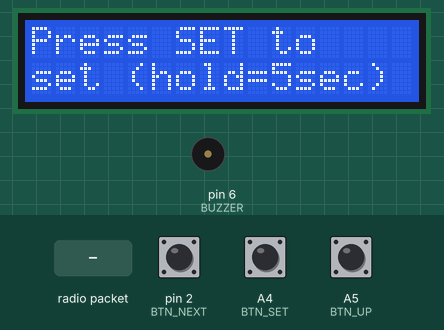
The sketch below on a simulated Arduino Uno, built with avr-gcc and run on an emulated ATmega328P. On the bench: 16×2 character LCD, buzzer (waves = sounding). The test bench sets the inputs (shaded band); at power-on: A4 (BTN_SET) HIGH, pin 2 (BTN_NEXT) HIGH, A5 (BTN_UP) HIGH. No radio packets arrive unless stated.

Above: at 2.2 s.
2.3 s: A4 (BTN_SET) pulled LOW for 3.2 s
At 6.3 s:
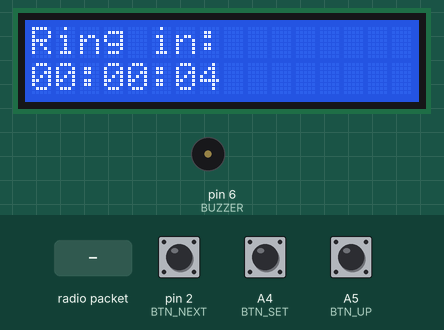
8.5 s: A4 (BTN_SET) pulled LOW for 0.15 s
At 9.5 s:
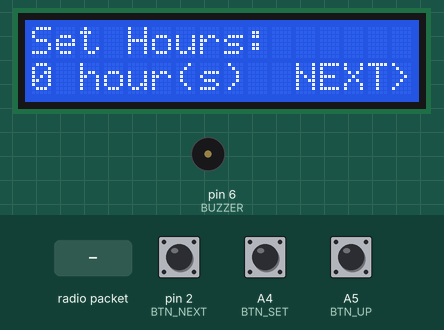
10.1 s: A4 (BTN_SET) pulled LOW for 3.2 s
At 15.1 s:
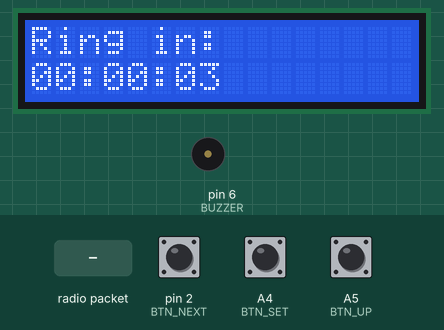
16.3 s: radio packet "SHUTOFF" arrives
At 17.1 s:
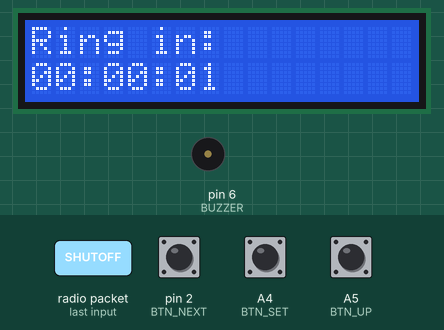
19.3 s: A4 (BTN_SET) pulled LOW for 1 s
At 21.3 s:
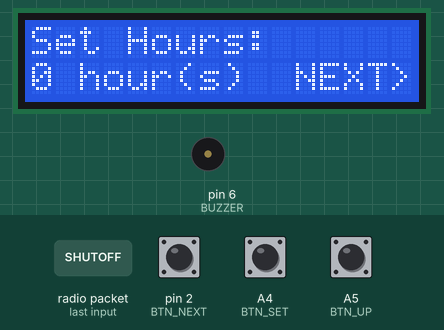
21.8 s: pin 2 (BTN_NEXT) pulled LOW for 1 s
At 21.9 s:
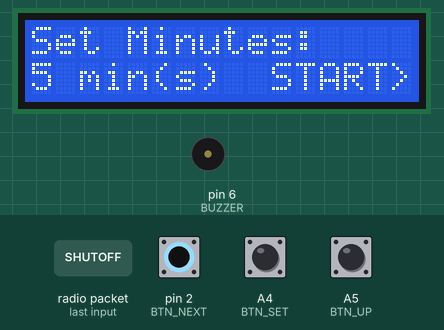
Timing chart, 0 to 24.8 s (numbered marks = the images above; inputs shaded):
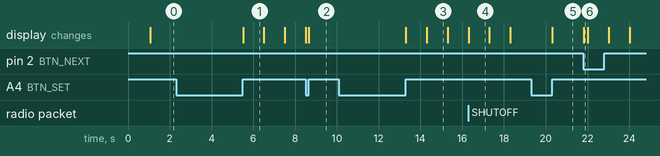

Measured:
- after the input at 2.3 s, the display: first changes after 3.2 s (image 1 shows a later state)
- after the input at 8.5 s, the display: first differs from a run without the input after 0.16 s (image 2)
- after the input at 10.1 s, the display: first changes after 3.2 s (image 3 shows a later state)
- after the input at 16.3 s, tone on pin 6 (BUZZER): stays silent (without the input it goes to 504 Hz after 2.7 s)
- after the input at 19.3 s, the display: changes after 1.0 s (image 5)
- after the input at 21.8 s, the display: changes at once (image 6)
- what the display in image 1 shows lasts 1.0 s, from 5.5 s to 6.5 s

The sketch:

transmitter.ino
```cpp
#include <SPI.h>
#include <RF24.h>
#include <LiquidCrystal.h>

RF24 radio(7, 8);
const byte address[6] = "ALARM";

LiquidCrystal lcd(9, 10, A0, A1, A2, A3);

const int BTN_NEXT = 2;
const int BTN_SET = A4;
const int BTN_UP = A5;
const int BUZZER = 6;

int setHours = 0;
int setMinutes = 5;

bool armed = false;
unsigned long alarmTargetMillis = 0;
bool alarmActive = false;

enum Mode { NORMAL, SET_HOURS, SET_MINUTES };
Mode currentMode = NORMAL;

unsigned long lastButtonPress = 0;
const unsigned long DEBOUNCE_MS = 200;

bool setButtonHeld = false;
unsigned long setPressStartMillis = 0;
const unsigned long LONG_PRESS_MS = 1500;
const unsigned long QUICK_TEST_MS = 5000UL;

void setup() {
  Serial.begin(9600);

  pinMode(BTN_NEXT, INPUT_PULLUP);
  pinMode(BTN_SET, INPUT_PULLUP);
  pinMode(BTN_UP, INPUT_PULLUP);
  pinMode(BUZZER, OUTPUT);

  lcd.begin(16, 2);
  lcd.print("Alarm Clock");
  delay(1000);
  lcd.clear();

  radio.begin();
  radio.openReadingPipe(0, address);
  radio.setPALevel(RF24_PA_LOW);
  radio.startListening();
}

void loop() {
  handleButtons();
  checkAlarmTrigger();

  if (alarmActive) {
    ringBuzzer();
    checkForShutoffSignal();
  }

  updateDisplay();
}

void handleButtons() {
  bool setPressed = digitalRead(BTN_SET) == LOW;

  if (setPressed && !setButtonHeld) {
    setButtonHeld = true;
    setPressStartMillis = millis();
  }
  else if (!setPressed && setButtonHeld) {
    setButtonHeld = false;
    unsigned long heldFor = millis() - setPressStartMillis;

    if (heldFor >= LONG_PRESS_MS) {
      alarmTargetMillis = millis() + QUICK_TEST_MS;
      armed = true;
      alarmActive = false;
      currentMode = NORMAL;
      noTone(BUZZER);
    }
    else {
      currentMode = SET_HOURS;
      armed = false;
      alarmActive = false;
      noTone(BUZZER);
    }

    lastButtonPress = millis();
    return;
  }

  if (millis() - lastButtonPress < DEBOUNCE_MS) return;

  if (currentMode == SET_HOURS) {
    if (digitalRead(BTN_UP) == LOW) {
      lastButtonPress = millis();
      setHours = (setHours + 1) % 24;
    }
    else if (digitalRead(BTN_NEXT) == LOW) {
      lastButtonPress = millis();
      currentMode = SET_MINUTES;
    }
  }

  else if (currentMode == SET_MINUTES) {
    if (digitalRead(BTN_UP) == LOW) {
      lastButtonPress = millis();
      setMinutes = (setMinutes + 1) % 60;
    }
    else if (digitalRead(BTN_NEXT) == LOW) {
      lastButtonPress = millis();

      alarmTargetMillis = millis() +
        (unsigned long)setHours * 3600000UL +
        (unsigned long)setMinutes * 60000UL;

      armed = true;
      currentMode = NORMAL;
    }
  }
}

void checkAlarmTrigger() {
  if (armed && !alarmActive && millis() >= alarmTargetMillis) {
    alarmActive = true;
  }
}

void ringBuzzer() {
  unsigned long cyclePos = millis() % 1000;
  int freq;

  if (cyclePos < 500) {
    freq = map(cyclePos, 0, 500, 500, 1500);
  }
  else {
    freq = map(cyclePos, 500, 1000, 1500, 500);
  }

  tone(BUZZER, freq);
}

void checkForShutoffSignal() {
  if (radio.available()) {
    char msg[16] = "";

    radio.read(&msg, sizeof(msg));

    if (strcmp(msg, "SHUTOFF") == 0) {
      alarmActive = false;
      armed = false;
      noTone(BUZZER);
    }
  }
}

void updateDisplay() {
  lcd.setCursor(0, 0);

  if (currentMode == NORMAL) {

    if (alarmActive) {
      lcd.print("ALARM! GET UP! ");
      lcd.setCursor(0, 1);
      lcd.print("Press remote... ");
    }

    else if (armed) {
      unsigned long remaining = (alarmTargetMillis > millis()) ?
                                (alarmTargetMillis - millis()) : 0;

      int remH = remaining / 3600000UL;
      int remM = (remaining % 3600000UL) / 60000UL;
      int remS = (remaining % 60000UL) / 1000UL;

      lcd.print("Ring in:        ");

      lcd.setCursor(0, 1);
      printTwoDigit(remH);
      lcd.print(":");
      printTwoDigit(remM);
      lcd.print(":");
      printTwoDigit(remS);
      lcd.print("        ");
    }

    else {
      lcd.print("Press SET to    ");
      lcd.setCursor(0, 1);
      lcd.print("set (hold=5sec) ");
    }
  }

  else if (currentMode == SET_HOURS) {
    lcd.print("Set Hours:      ");
    lcd.setCursor(0, 1);
    lcd.print(setHours);
    lcd.print(" hour(s)  NEXT>>");
  }

  else if (currentMode == SET_MINUTES) {
    lcd.print("Set Minutes:    ");
    lcd.setCursor(0, 1);
    lcd.print(setMinutes);
    lcd.print(" min(s)  START>>");
  }
}

void printTwoDigit(int val) {
  if (val < 10) lcd.print("0");
  lcd.print(val);
}
```
